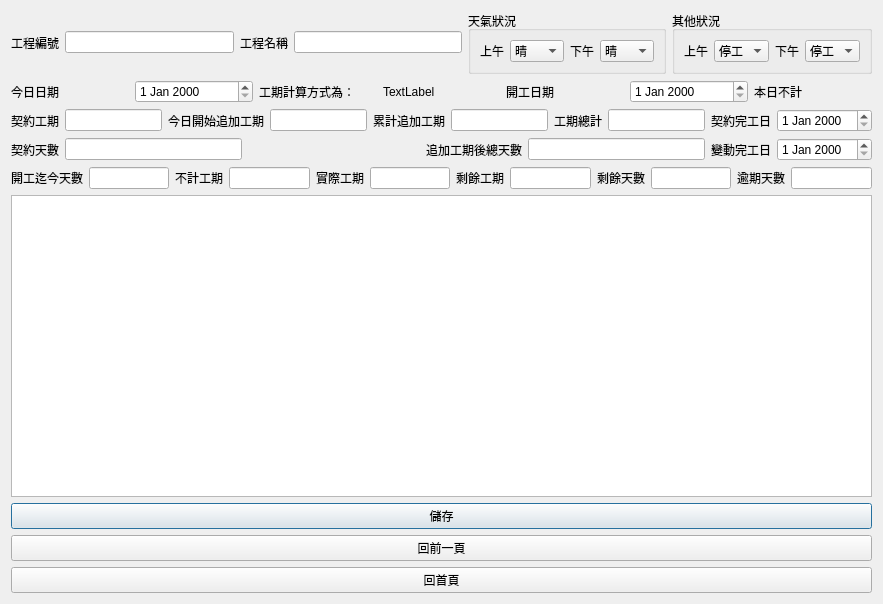
<?xml version="1.0" encoding="UTF-8"?>
<ui version="4.0">
 <class>Dialog</class>
 <widget class="QDialog" name="Dialog">
  <property name="geometry">
   <rect>
    <x>0</x>
    <y>0</y>
    <width>883</width>
    <height>604</height>
   </rect>
  </property>
  <property name="windowTitle">
   <string>日報表</string>
  </property>
  <layout class="QVBoxLayout" name="verticalLayout">
   <item>
    <layout class="QHBoxLayout" name="horizontalLayout_5">
     <item>
      <widget class="QLabel" name="label_20">
       <property name="text">
        <string>工程編號</string>
       </property>
      </widget>
     </item>
     <item>
      <widget class="QLineEdit" name="lineEdit_13"/>
     </item>
     <item>
      <widget class="QLabel" name="label_21">
       <property name="text">
        <string>工程名稱</string>
       </property>
      </widget>
     </item>
     <item>
      <widget class="QLineEdit" name="lineEdit_14"/>
     </item>
     <item>
      <widget class="QGroupBox" name="groupBox">
       <property name="title">
        <string>天氣狀況</string>
       </property>
       <layout class="QHBoxLayout" name="horizontalLayout_6">
        <item>
         <widget class="QLabel" name="label_22">
          <property name="text">
           <string>上午</string>
          </property>
         </widget>
        </item>
        <item>
         <widget class="QComboBox" name="comboBox">
          <item>
           <property name="text">
            <string>晴</string>
           </property>
          </item>
          <item>
           <property name="text">
            <string>雨</string>
           </property>
          </item>
          <item>
           <property name="text">
            <string>豪雨</string>
           </property>
          </item>
          <item>
           <property name="text">
            <string>颱風</string>
           </property>
          </item>
          <item>
           <property name="text">
            <string>酷熱</string>
           </property>
          </item>
          <item>
           <property name="text">
            <string>泥濘</string>
           </property>
          </item>
          <item>
           <property name="text">
            <string>其他</string>
           </property>
          </item>
         </widget>
        </item>
        <item>
         <widget class="QLabel" name="label_23">
          <property name="text">
           <string>下午</string>
          </property>
         </widget>
        </item>
        <item>
         <widget class="QComboBox" name="comboBox_2">
          <item>
           <property name="text">
            <string>晴</string>
           </property>
          </item>
          <item>
           <property name="text">
            <string>雨</string>
           </property>
          </item>
          <item>
           <property name="text">
            <string>豪雨</string>
           </property>
          </item>
          <item>
           <property name="text">
            <string>颱風</string>
           </property>
          </item>
          <item>
           <property name="text">
            <string>酷熱</string>
           </property>
          </item>
          <item>
           <property name="text">
            <string>泥濘</string>
           </property>
          </item>
          <item>
           <property name="text">
            <string>其他</string>
           </property>
          </item>
         </widget>
        </item>
       </layout>
      </widget>
     </item>
     <item>
      <widget class="QGroupBox" name="groupBox_2">
       <property name="title">
        <string>其他狀況</string>
       </property>
       <layout class="QHBoxLayout" name="horizontalLayout_7">
        <item>
         <widget class="QLabel" name="label_24">
          <property name="text">
           <string>上午</string>
          </property>
         </widget>
        </item>
        <item>
         <widget class="QComboBox" name="comboBox_3">
          <item>
           <property name="text">
            <string>停工</string>
           </property>
          </item>
          <item>
           <property name="text">
            <string>停電</string>
           </property>
          </item>
          <item>
           <property name="text">
            <string>其他</string>
           </property>
          </item>
         </widget>
        </item>
        <item>
         <widget class="QLabel" name="label_25">
          <property name="text">
           <string>下午</string>
          </property>
         </widget>
        </item>
        <item>
         <widget class="QComboBox" name="comboBox_4">
          <item>
           <property name="text">
            <string>停工</string>
           </property>
          </item>
          <item>
           <property name="text">
            <string>停電</string>
           </property>
          </item>
          <item>
           <property name="text">
            <string>其他</string>
           </property>
          </item>
         </widget>
        </item>
       </layout>
      </widget>
     </item>
    </layout>
   </item>
   <item>
    <layout class="QHBoxLayout" name="horizontalLayout_4">
     <item>
      <widget class="QLabel" name="label_19">
       <property name="text">
        <string>今日日期</string>
       </property>
      </widget>
     </item>
     <item>
      <widget class="QDateEdit" name="dateEdit_4"/>
     </item>
     <item>
      <widget class="QLabel" name="label_11">
       <property name="text">
        <string>工期計算方式為：</string>
       </property>
      </widget>
     </item>
     <item>
      <widget class="QLabel" name="label_16">
       <property name="text">
        <string>TextLabel</string>
       </property>
      </widget>
     </item>
     <item>
      <widget class="QLabel" name="label_17">
       <property name="text">
        <string>開工日期</string>
       </property>
      </widget>
     </item>
     <item>
      <widget class="QDateEdit" name="dateEdit_3"/>
     </item>
     <item>
      <widget class="QLabel" name="label_18">
       <property name="text">
        <string>本日不計</string>
       </property>
      </widget>
     </item>
    </layout>
   </item>
   <item>
    <layout class="QHBoxLayout" name="horizontalLayout_3">
     <item>
      <widget class="QLabel" name="label_10">
       <property name="text">
        <string>契約工期</string>
       </property>
      </widget>
     </item>
     <item>
      <widget class="QLineEdit" name="lineEdit_9"/>
     </item>
     <item>
      <widget class="QLabel" name="label_12">
       <property name="text">
        <string>今日開始追加工期</string>
       </property>
      </widget>
     </item>
     <item>
      <widget class="QLineEdit" name="lineEdit_10"/>
     </item>
     <item>
      <widget class="QLabel" name="label_13">
       <property name="text">
        <string>累計追加工期</string>
       </property>
      </widget>
     </item>
     <item>
      <widget class="QLineEdit" name="lineEdit_11"/>
     </item>
     <item>
      <widget class="QLabel" name="label_14">
       <property name="text">
        <string>工期總計</string>
       </property>
      </widget>
     </item>
     <item>
      <widget class="QLineEdit" name="lineEdit_12"/>
     </item>
     <item>
      <widget class="QLabel" name="label_15">
       <property name="text">
        <string>契約完工日</string>
       </property>
      </widget>
     </item>
     <item>
      <widget class="QDateEdit" name="dateEdit_2"/>
     </item>
    </layout>
   </item>
   <item>
    <layout class="QHBoxLayout" name="horizontalLayout_2">
     <item>
      <widget class="QLabel" name="label_7">
       <property name="text">
        <string>契約天數</string>
       </property>
      </widget>
     </item>
     <item>
      <widget class="QLineEdit" name="lineEdit_7"/>
     </item>
     <item>
      <spacer name="horizontalSpacer">
       <property name="orientation">
        <enum>Qt::Horizontal</enum>
       </property>
       <property name="sizeHint" stdset="0">
        <size>
         <width>40</width>
         <height>20</height>
        </size>
       </property>
      </spacer>
     </item>
     <item>
      <widget class="QLabel" name="label_8">
       <property name="text">
        <string>追加工期後總天數</string>
       </property>
      </widget>
     </item>
     <item>
      <widget class="QLineEdit" name="lineEdit_8"/>
     </item>
     <item>
      <widget class="QLabel" name="label_9">
       <property name="text">
        <string>變動完工日</string>
       </property>
      </widget>
     </item>
     <item>
      <widget class="QDateEdit" name="dateEdit"/>
     </item>
    </layout>
   </item>
   <item>
    <layout class="QHBoxLayout" name="horizontalLayout">
     <item>
      <widget class="QLabel" name="label">
       <property name="text">
        <string>開工迄今天數</string>
       </property>
      </widget>
     </item>
     <item>
      <widget class="QLineEdit" name="lineEdit"/>
     </item>
     <item>
      <widget class="QLabel" name="label_2">
       <property name="text">
        <string>不計工期</string>
       </property>
      </widget>
     </item>
     <item>
      <widget class="QLineEdit" name="lineEdit_2"/>
     </item>
     <item>
      <widget class="QLabel" name="label_3">
       <property name="text">
        <string>實際工期</string>
       </property>
      </widget>
     </item>
     <item>
      <widget class="QLineEdit" name="lineEdit_3"/>
     </item>
     <item>
      <widget class="QLabel" name="label_4">
       <property name="text">
        <string>剩餘工期</string>
       </property>
      </widget>
     </item>
     <item>
      <widget class="QLineEdit" name="lineEdit_4"/>
     </item>
     <item>
      <widget class="QLabel" name="label_5">
       <property name="text">
        <string>剩餘天數</string>
       </property>
      </widget>
     </item>
     <item>
      <widget class="QLineEdit" name="lineEdit_5"/>
     </item>
     <item>
      <widget class="QLabel" name="label_6">
       <property name="text">
        <string>逾期天數</string>
       </property>
      </widget>
     </item>
     <item>
      <widget class="QLineEdit" name="lineEdit_6"/>
     </item>
    </layout>
   </item>
   <item>
    <widget class="QTextEdit" name="textEdit"/>
   </item>
   <item>
    <widget class="QPushButton" name="pushButton_2">
     <property name="text">
      <string>儲存</string>
     </property>
    </widget>
   </item>
   <item>
    <widget class="QPushButton" name="pushButton_3">
     <property name="text">
      <string>回前一頁</string>
     </property>
    </widget>
   </item>
   <item>
    <widget class="QPushButton" name="pushButton">
     <property name="text">
      <string>回首頁</string>
     </property>
    </widget>
   </item>
  </layout>
 </widget>
 <resources/>
 <connections/>
</ui>
